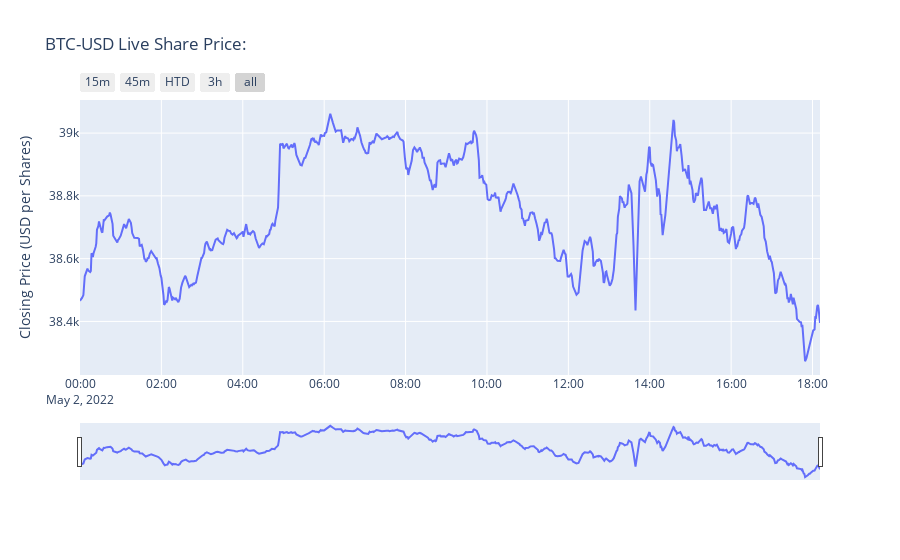

The cell this chart's notebook holds for it:
### Code cell
# Raw Package
import numpy as np
import pandas as pd

# Market Data 
import yfinance as yf

#Graphing/Visualization
import datetime as dt 
import plotly.graph_objs as go 

# Override Yahoo Finance 
yf.pdr_override()


symbol_crypto = "BTC-USD"


# Retrieve stock data frame (df) from yfinance API at an interval of 1m 
df = yf.download(tickers=symbol_crypto,period='1d',interval='1m')

##Actualmente Central European Summer Time (CEST), UTC +2, por lo que en el gráfico aparece como -2 horas (UTC).

# Declare plotly figure (go)
fig=go.Figure()

fig.add_trace(go.Scatter(x=df.index,
                y=df['Close'], name = 'market data'))

fig.update_layout(
    title= str(symbol_crypto)+' Live Share Price:',
    yaxis_title='Closing Price (USD per Shares)')               

fig.update_xaxes(
    rangeslider_visible=True,
    rangeselector=dict(
        buttons=list([
            dict(count=15, label="15m", step="minute", stepmode="backward"),
            dict(count=45, label="45m", step="minute", stepmode="backward"),
            dict(count=1, label="HTD", step="hour", stepmode="todate"),
            dict(count=3, label="3h", step="hour", stepmode="backward"),
            dict(step="all")
        ])
    )
)

fig.show();

### Figure 1 — Plotly figure (JSON) as saved in the notebook; plotly's stock layout.template omitted (floating-point values rounded to 4 significant figures; data arrays with more than 128 entries replaced by an {"elided": "..."} marker saying what was removed)
{"data": [{"name": "market data", "x": {"elided": "674 str values"}, "y": {"elided": "674 float values"}, "type": "scatter"}], "layout": {"title": {"text": "BTC-USD Live Share Price:"}, "yaxis": {"title": {"text": "Closing Price (USD per Shares)"}}, "xaxis": {"rangeslider": {"visible": true}, "rangeselector": {"buttons": [{"count": 15, "label": "15m", "step": "minute", "stepmode": "backward"}, {"count": 45, "label": "45m", "step": "minute", "stepmode": "backward"}, {"count": 1, "label": "HTD", "step": "hour", "stepmode": "todate"}, {"count": 3, "label": "3h", "step": "hour", "stepmode": "backward"}, {"step": "all"}]}}}}
